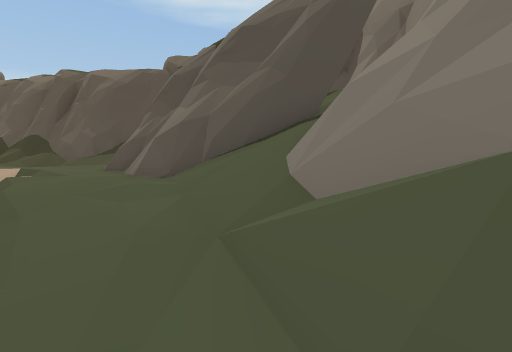
View 1 (above)

24 first-person views from a walk through a Unity game level. The camera is 1.5 m above the floor, tilts 6° down and sees 85° across. The floor is counted in squares, 2 m on a side. Each view is taken from the middle of a square. On the plan, view 1 faces up. The plan holds only what a view shows up to about 10 squares ahead; the rest is blank. The place goes on beyond the plan. The player is left out. Some animated figures are left out. Some surface patterns are stand-ins.

View 2
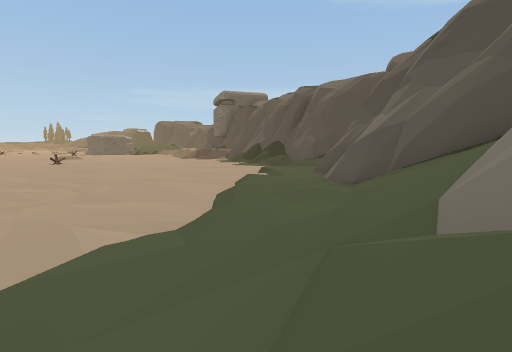

View 3
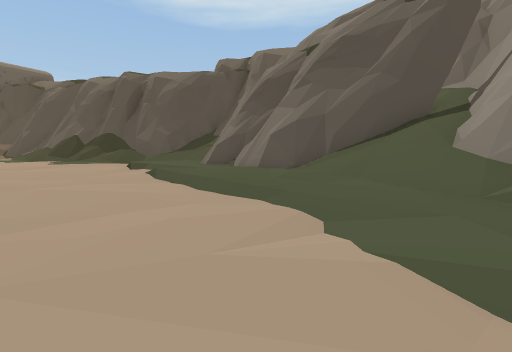

View 4
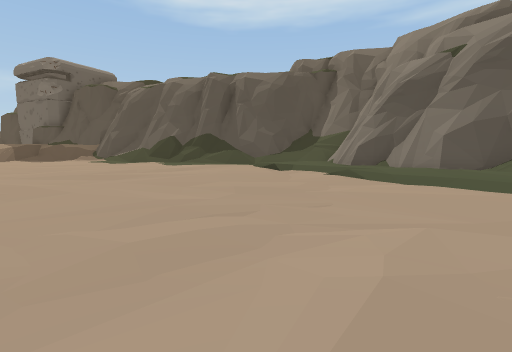

View 5
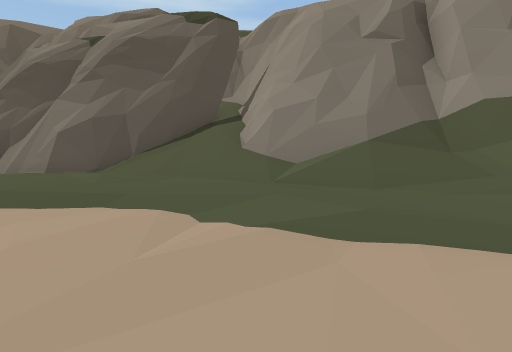

View 6
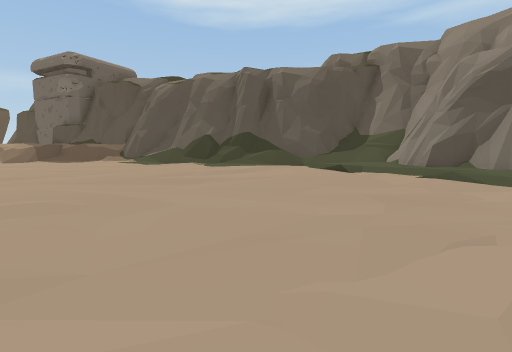

View 7
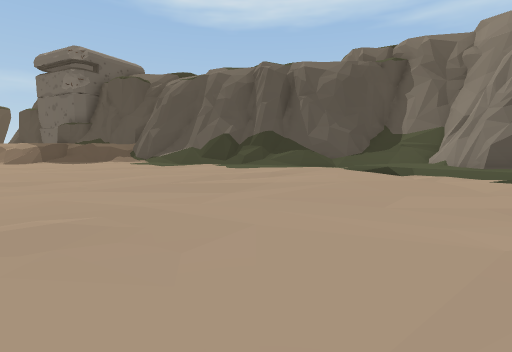

View 8
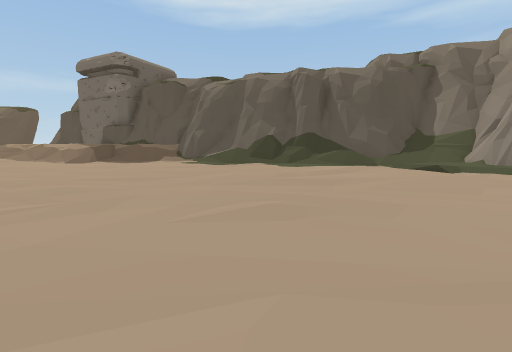

View 9
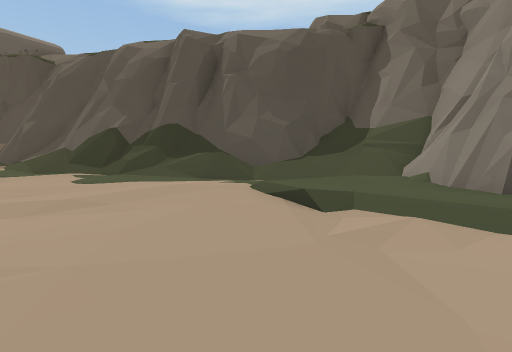

View 10
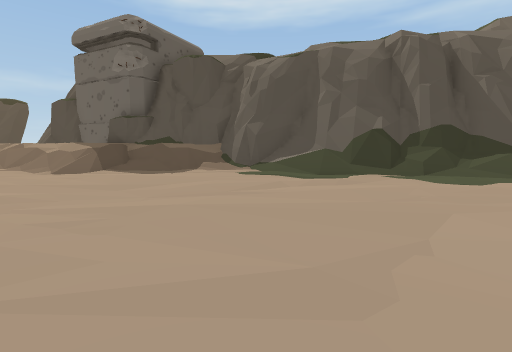

View 11
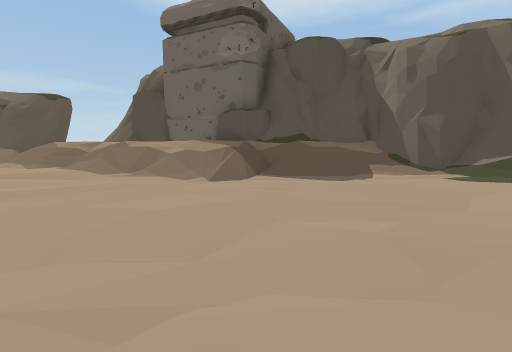

View 12
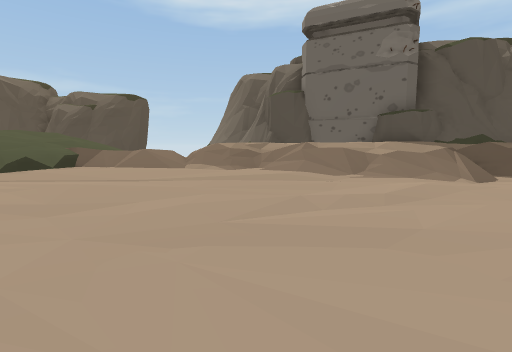

View 13
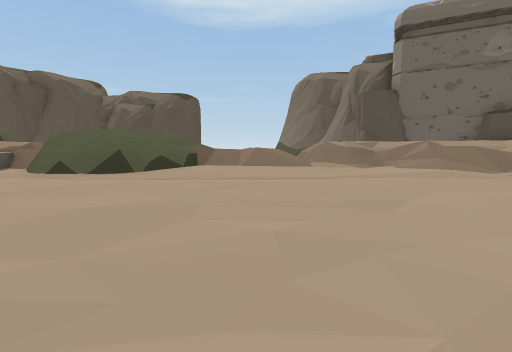

View 14
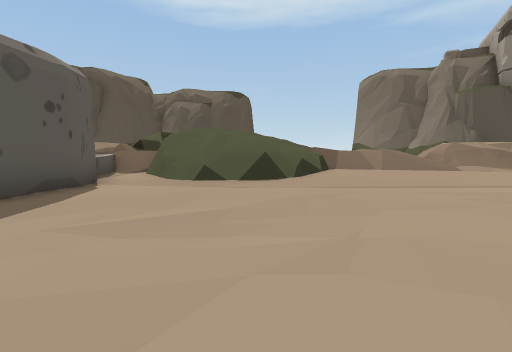

View 15
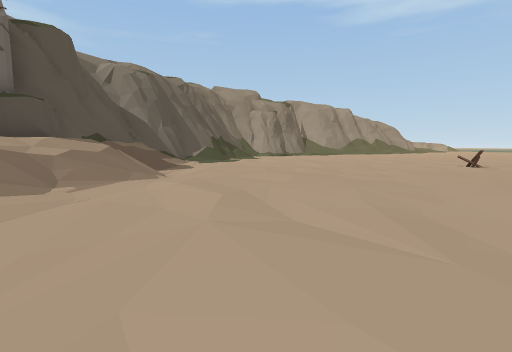

View 16
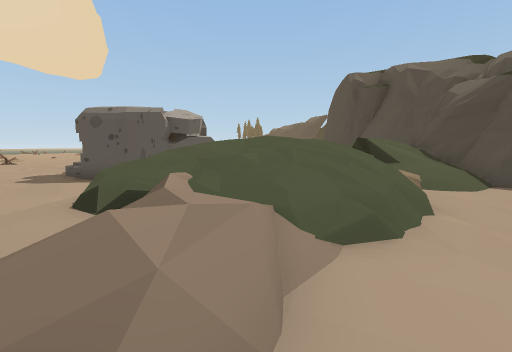

View 17
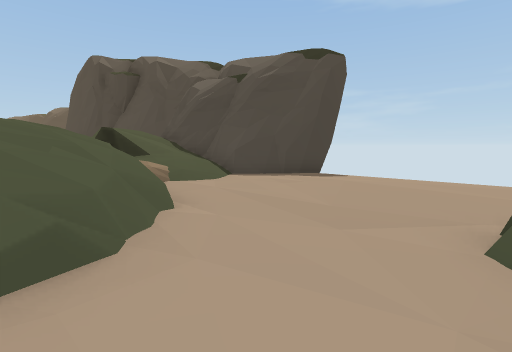

View 18
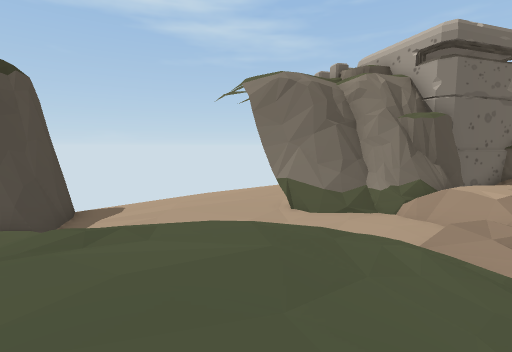

View 19
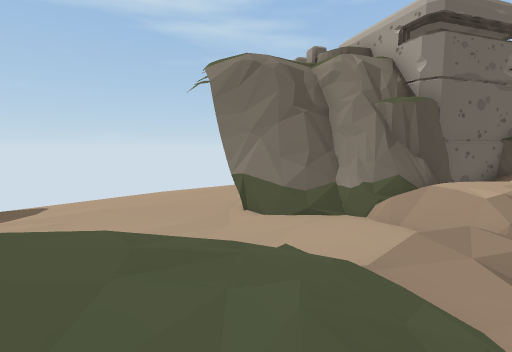

View 20
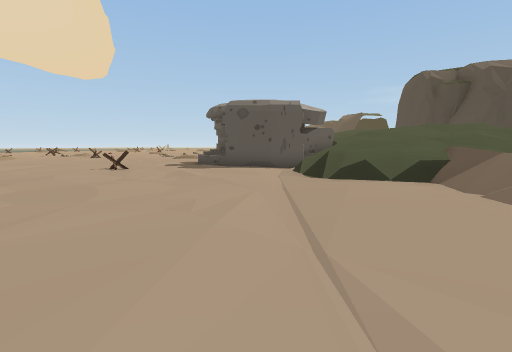

View 21
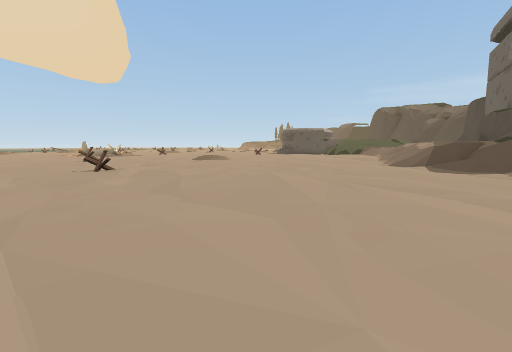

View 22
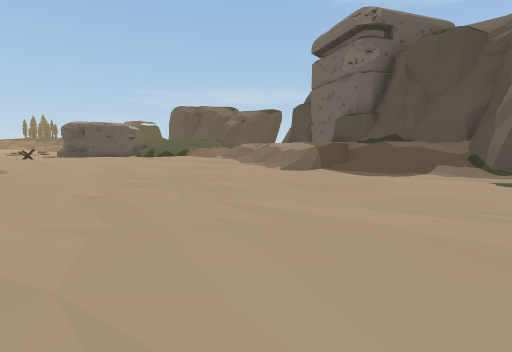

View 23
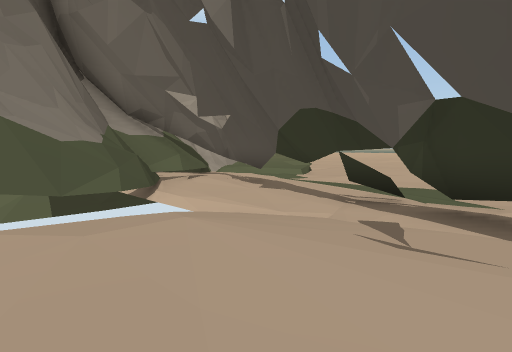

View 24
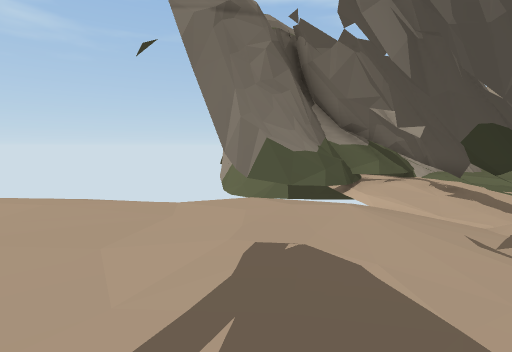

### Floor plan
Key: @ floor where view 1 was taken; # wall or solid block; x gap in a wall; . main floor; - floor 0.5 m lower than the main floor; : floor 1.5 m higher than the main floor; + floor 2.5 m higher than the main floor; / step, stairs or slope; = window, fence, low wall or low ledge; ^ raised ledge; v drop or lower ground; T trap.
Columns run from 38 left of view 1 to 5 right of it. Each row starts with its distance up from view 1.
 27   ##/////
 26   #/.....
 25 ###.......
 24 #//.......
 23 ///.....#
 22 =//.....=#                  ./
 21   =v=....##                ../
 20  /////....=##             ...   v
 19  /////=..//####          ....  vv
 18 =+/////==/:// /#^       .....  vv
 17 =////////////   ###### /...../ #vvv
 16 =//////////////::///##/ ....//##vvvv
 15 .///=./...../////////###...// #####vv
 14 //#.........////////.//##////---### v
 13 ..-----......-..--...../##x##--#####v
 12 ..-.........-..........-....=###/ =#v
 11 ...--....-..--......-..--......///##v
 10 ..--....--.........--............###      v
  9 -....--...---...--.-.............###    ##v
  8 T.....--.......-.-.........-...-///#    ##v
  7 -...-  - ......................-./.#####=#=
  6 ...          .......................=#####v
  5 --             .................-/...///# v/
  4                  ..T............../..//##v//
  3                  ..T.............../../# v=/
  2                  ..... ..........-..///#^vv/
  1                   ...   .........-..////#^vv
  0                          .  ......--/.@//^v
 -1                               .   ..-///=^

Positions as (right, up) in squares from view 1, and headings:
1: (0, 0), facing up
2: (1, 0), facing up-left
3: (-3, -1), facing up
4: (-8, -1), facing up
5: (-4, -1), facing up-right
6: (-10, 0), facing up
7: (-11, 1), facing up
8: (-13, 0), facing up
9: (-8, 5), facing up
10: (-16, 5), facing up
11: (-21, 7), facing up
12: (-27, 7), facing up
13: (-31, 7), facing up
14: (-35, 8), facing up
15: (-29, 11), facing right
16: (-29, 18), facing left
17: (-30, 19), facing up-left
18: (-37, 17), facing up-right
19: (-35, 17), facing up-right
20: (-28, 13), facing left
21: (-11, 8), facing left
22: (-16, 6), facing up-left
23: (-13, 17), facing down-right
24: (-15, 17), facing right
